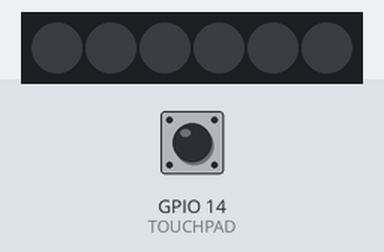
Bench run of a sketch on a simulated ESP32. Shown: 6 RGB LEDs in strip order, left to right. The test bench sets the inputs (shaded band); at power-on: GPIO 14 (TOUCHPAD) HIGH. Dim RGB values are drawn brighter than linear.

Above: at 1.2 s.
1.3 s: GPIO 14 (TOUCHPAD) pulled LOW for 0.15 s
At 1.8 s:
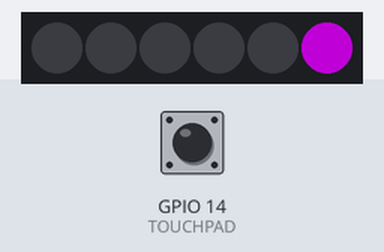
2.0 s: GPIO 14 (TOUCHPAD) pulled LOW for 3.2 s
At 2.17 s:
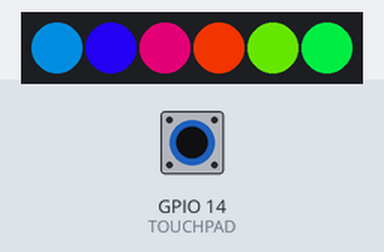
5.8 s: GPIO 14 (TOUCHPAD) pulled LOW for 3.2 s
At 5.97 s:
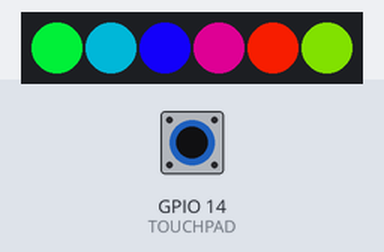
9.6 s: GPIO 14 (TOUCHPAD) pulled LOW for 3.2 s
At 9.77 s:
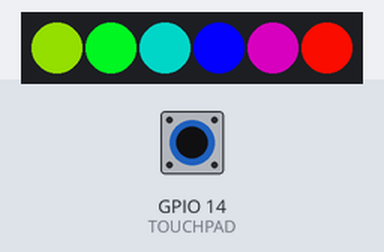
13.4 s: GPIO 14 (TOUCHPAD) pulled LOW for 3.2 s
At 13.57 s:
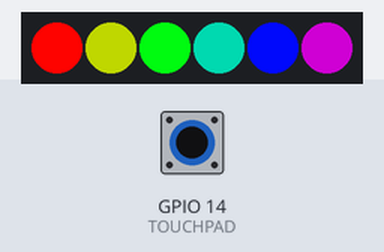
17.2 s: GPIO 14 (TOUCHPAD) pulled LOW for 3.2 s
At 17.37 s:
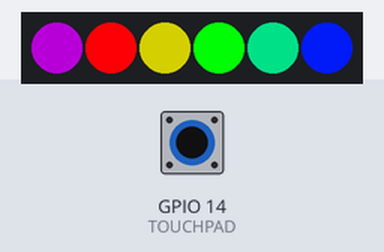
Timing chart, 0 to 24.3 s (numbered marks = the images above; inputs shaded):
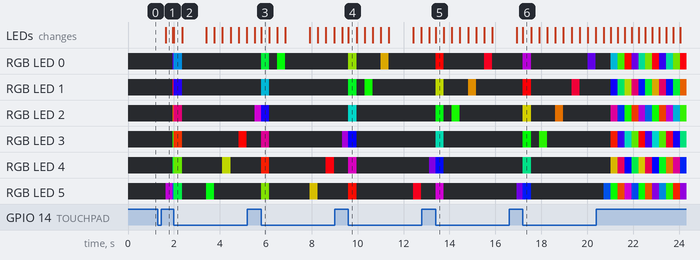

The sketch:

Addressable_ESP32_Touch.ino
```cpp
#include "Freenove_WS2812_Lib_for_ESP32.h"

//Open Source Hardware Icon Pad
#define TOUCHPAD 14

//For WS2812b Leds
#define WS2812_LEDS_COUNT  6
#define WS2812_LEDS_DIN  33
#define WS2812_CHANNEL   3
Freenove_ESP32_WS2812 strip = Freenove_ESP32_WS2812(WS2812_LEDS_COUNT, WS2812_LEDS_DIN, WS2812_CHANNEL,TYPE_GRB);


void setup() {
  // put your setup code here, to run once:

  //Initializing WS2812 strip
  strip.begin();

}

bool touchState = 0;

void loop() {
  // put your main code here, to run repeatedly:
  if(TouchSens()< 60)
    {
      touchState = !touchState;
      delay(350);
    }

    if(touchState)
      rainbowOn();
    else
      rainbowOff();


}

int colorCode = 255;
int ledIndex = WS2812_LEDS_COUNT;
void rainbowOn()
{
          strip.setLedColor(ledIndex, strip.Wheel((ledIndex * 256 / WS2812_LEDS_COUNT + colorCode) & 255));
          ledIndex = ledIndex > 0 ? --ledIndex : WS2812_LEDS_COUNT;
          colorCode = colorCode > 0  ? (colorCode-2) : 255;
}

void rainbowOff()
{
   for (int i = 0; i < WS2812_LEDS_COUNT; i++)
    strip.setLedColor(i,0x00);
}

int TouchSens()
{
  int sample = 0;
  for(int i=0;i<32;i++)
    sample += touchRead(TOUCHPAD);
  sample = sample / 32;

  return sample;
}
```

Measured:
- after the input at 1.3 s, RGB LED 0: off → RGB(69, 0, 186) after 0.65 s; RGB LED 1: off → RGB(201, 0, 54) after 0.65 s; RGB LED 2: off → RGB(177, 78, 0) after 0.65 s; RGB LED 3: off → RGB(42, 213, 0) after 0.65 s; RGB LED 4: off → RGB(0, 207, 48) after 0.65 s; the LEDs: change after 0.35 s (image 1)
- after the input at 2.0 s, the LEDs: change at once (image 2)
- after the input at 5.8 s, the LEDs: change at once (image 3)
